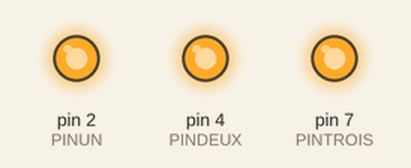
A sketch run on a simulated Arduino Uno, built with avr-gcc and run on an emulated ATmega328P. On the bench: output pins drawn as LEDs (lit = HIGH).

Above: at 0.5 s.
At 1.6 s:
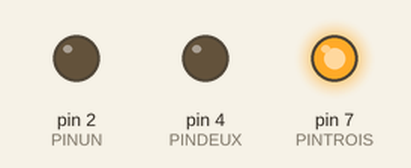
At 2.7 s:
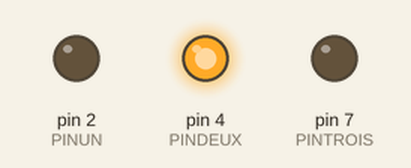
At 12.45 s:
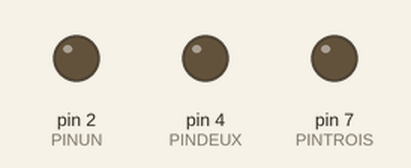
At 22.9 s:
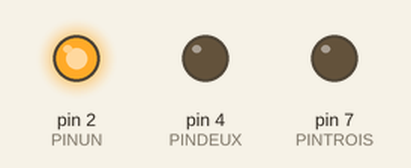
Timing chart, 0 to 24.8 s (numbered marks = the images above):
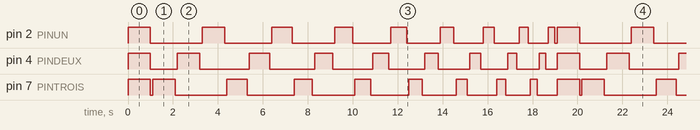

The sketch:

Blink_a_trois.ino
```cpp
const int PINUN=2;
const int PINDEUX=4;
const int PINTROIS=7;
void setup()
{
  pinMode(PINUN,OUTPUT);
  pinMode(PINDEUX,OUTPUT);
  pinMode(PINTROIS,OUTPUT);

}
void loop()
{
  digitalWrite(PINUN,HIGH);
  digitalWrite(PINDEUX,HIGH);
  digitalWrite(PINTROIS,HIGH);
  delay(1000);
  digitalWrite(PINUN,LOW);
  digitalWrite(PINDEUX,LOW);
  digitalWrite(PINTROIS,LOW);
  delay(100);

  for (int i = 1000; i > 200; i = i-100)  {
    digitalWrite(PINTROIS,HIGH);
    delay(i);
    digitalWrite(PINTROIS,LOW);
    delay(100);

    digitalWrite(PINDEUX,HIGH);
    delay(i);
    digitalWrite(PINDEUX,LOW);
    delay(100);

    digitalWrite(PINUN,HIGH);
    delay(i);
    digitalWrite(PINUN,LOW);
    delay(100);

  }
}
```

Measured:
- by itself, pin 2 (PINUN): repeats every 19.1 s: LOW 2.3 s, HIGH 1.0 s, LOW 2.1 s, HIGH 0.90 s, LOW 1.9 s, HIGH 0.80 s, LOW 1.7 s, HIGH 0.70 s, LOW 1.5 s, HIGH 0.60 s, LOW 1.3 s, HIGH 0.50 s, LOW 1.1 s, HIGH 0.40 s, LOW 0.90 s, HIGH 0.30 s, LOW 0.10 s, HIGH 1.0 s
- by itself, pin 4 (PINDEUX): repeats every 19.1 s: LOW 1.2 s, HIGH 1.0 s, LOW 2.2 s, HIGH 0.90 s, LOW 2.0 s, HIGH 0.80 s, LOW 1.8 s, HIGH 0.70 s, LOW 1.6 s, HIGH 0.60 s, LOW 1.4 s, HIGH 0.50 s, LOW 1.2 s, HIGH 0.40 s, LOW 1.0 s, HIGH 0.30 s, LOW 0.50 s, HIGH 1.0 s
- by itself, everything shown: repeats every 19.1 s, in 50 steps
